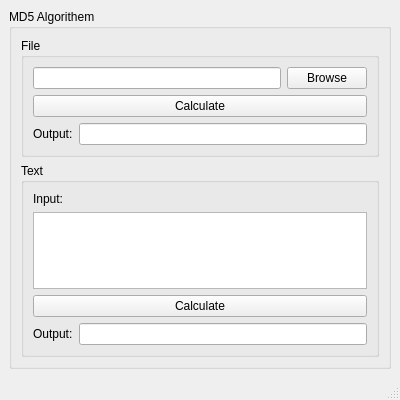
<?xml version="1.0" encoding="UTF-8"?>
<ui version="4.0">
 <class>MD5Window</class>
 <widget class="QMainWindow" name="MD5Window">
  <property name="geometry">
   <rect>
    <x>0</x>
    <y>0</y>
    <width>400</width>
    <height>400</height>
   </rect>
  </property>
  <property name="maximumSize">
   <size>
    <width>400</width>
    <height>400</height>
   </size>
  </property>
  <property name="windowTitle">
   <string>MD5Window</string>
  </property>
  <widget class="QWidget" name="centralwidget">
   <layout class="QVBoxLayout" name="verticalLayout">
    <item>
     <widget class="QGroupBox" name="groupBox">
      <property name="title">
       <string>MD5 Algorithem</string>
      </property>
      <layout class="QVBoxLayout" name="verticalLayout_6">
       <item>
        <widget class="QGroupBox" name="groupBox_2">
         <property name="title">
          <string>File</string>
         </property>
         <layout class="QVBoxLayout" name="verticalLayout_3">
          <item>
           <layout class="QVBoxLayout" name="verticalLayout_2">
            <item>
             <layout class="QHBoxLayout" name="horizontalLayout">
              <item>
               <widget class="QLineEdit" name="lineEdit_Browse"/>
              </item>
              <item>
               <widget class="QPushButton" name="pushButton_Browse">
                <property name="text">
                 <string>Browse</string>
                </property>
               </widget>
              </item>
             </layout>
            </item>
            <item>
             <widget class="QPushButton" name="pushButton_CalculateHashFile">
              <property name="text">
               <string>Calculate</string>
              </property>
             </widget>
            </item>
            <item>
             <layout class="QHBoxLayout" name="horizontalLayout_2">
              <item>
               <widget class="QLabel" name="label_Output_1">
                <property name="text">
                 <string>Output:</string>
                </property>
               </widget>
              </item>
              <item>
               <widget class="QLineEdit" name="lineEdit_Output_1"/>
              </item>
             </layout>
            </item>
           </layout>
          </item>
         </layout>
        </widget>
       </item>
       <item>
        <widget class="QGroupBox" name="groupBox_3">
         <property name="title">
          <string>Text</string>
         </property>
         <layout class="QVBoxLayout" name="verticalLayout_4">
          <item>
           <layout class="QVBoxLayout" name="verticalLayout_5">
            <item>
             <widget class="QLabel" name="label_Input">
              <property name="text">
               <string>Input:</string>
              </property>
             </widget>
            </item>
            <item>
             <widget class="QTextEdit" name="textEdit_Input"/>
            </item>
            <item>
             <widget class="QPushButton" name="pushButton_CalculateHashText">
              <property name="text">
               <string>Calculate</string>
              </property>
             </widget>
            </item>
            <item>
             <layout class="QHBoxLayout" name="horizontalLayout_4">
              <item>
               <widget class="QLabel" name="label_Output_2">
                <property name="text">
                 <string>Output:</string>
                </property>
               </widget>
              </item>
              <item>
               <widget class="QLineEdit" name="lineEdit_Output_2"/>
              </item>
             </layout>
            </item>
           </layout>
          </item>
         </layout>
        </widget>
       </item>
      </layout>
     </widget>
    </item>
   </layout>
  </widget>
  <widget class="QMenuBar" name="menubar">
   <property name="geometry">
    <rect>
     <x>0</x>
     <y>0</y>
     <width>400</width>
     <height>17</height>
    </rect>
   </property>
  </widget>
  <widget class="QStatusBar" name="statusbar"/>
 </widget>
 <resources/>
 <connections/>
</ui>
